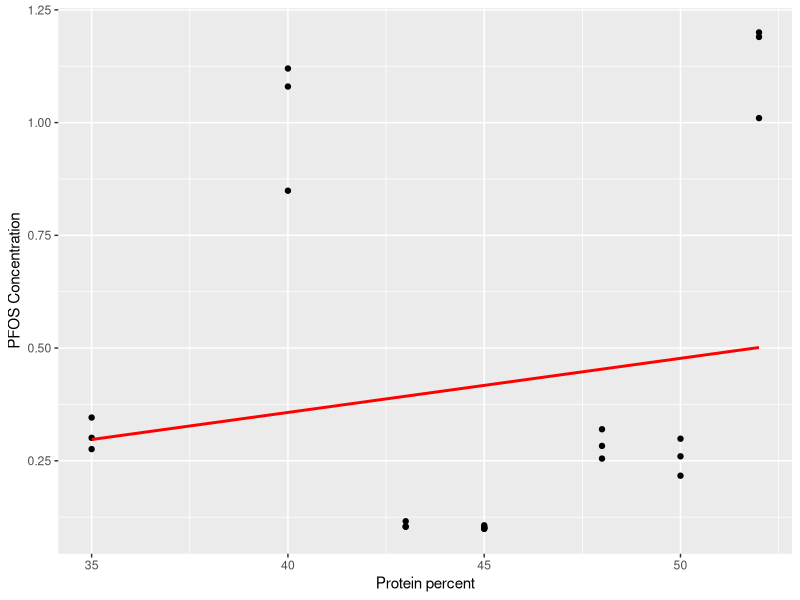
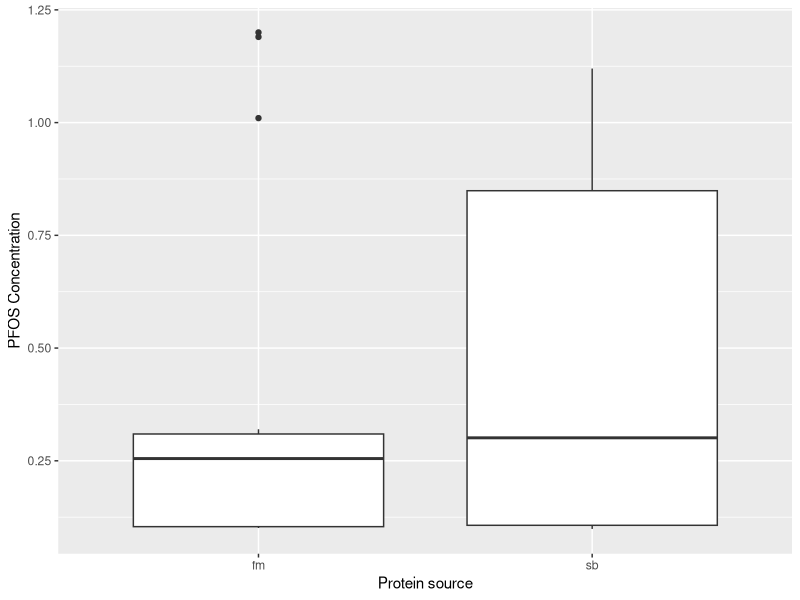
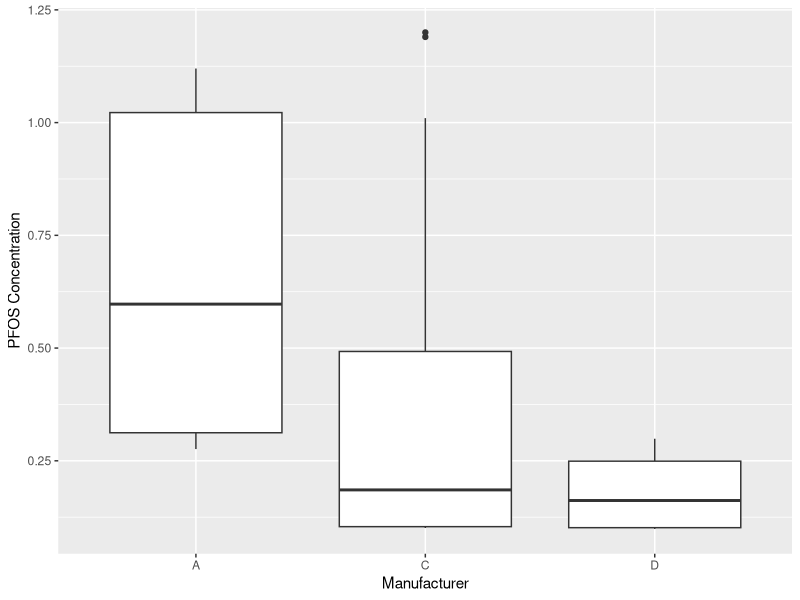
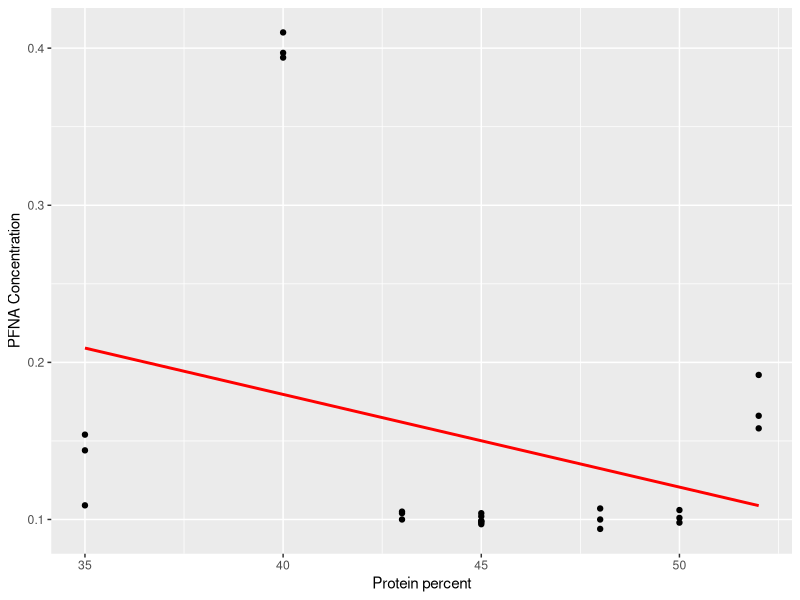
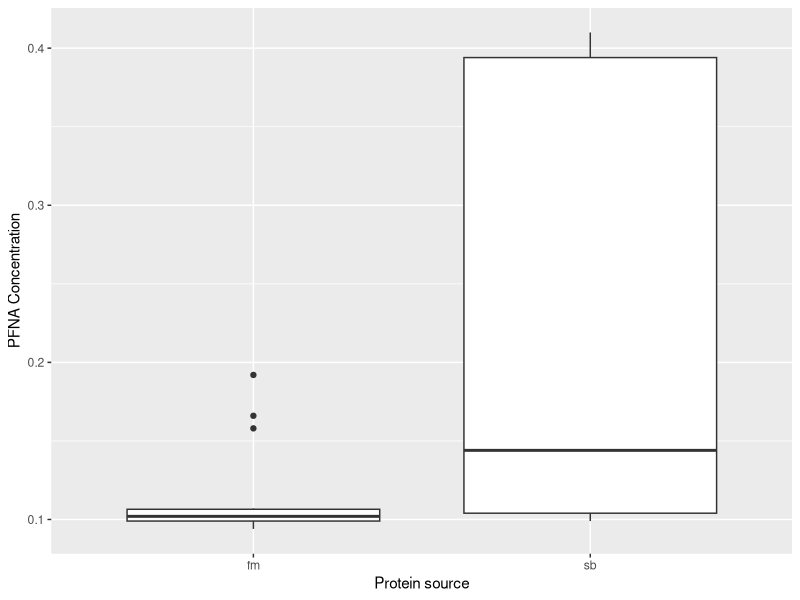
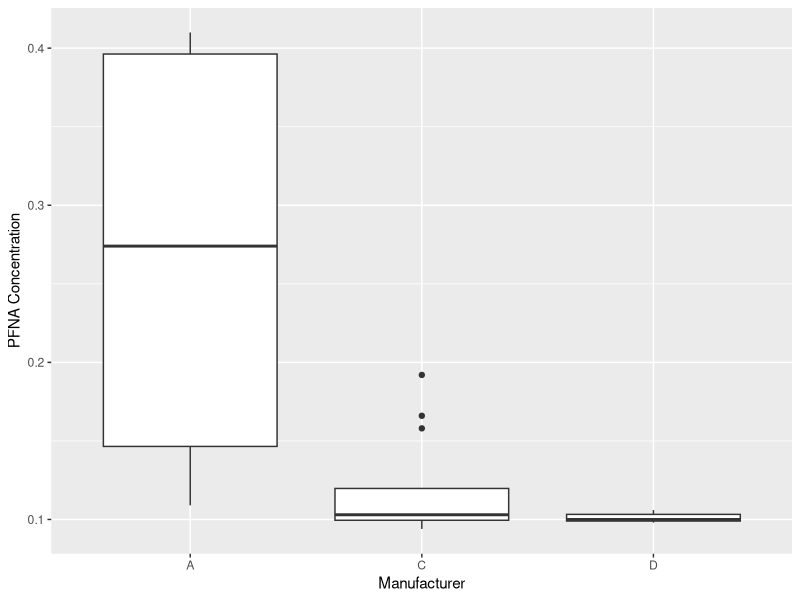
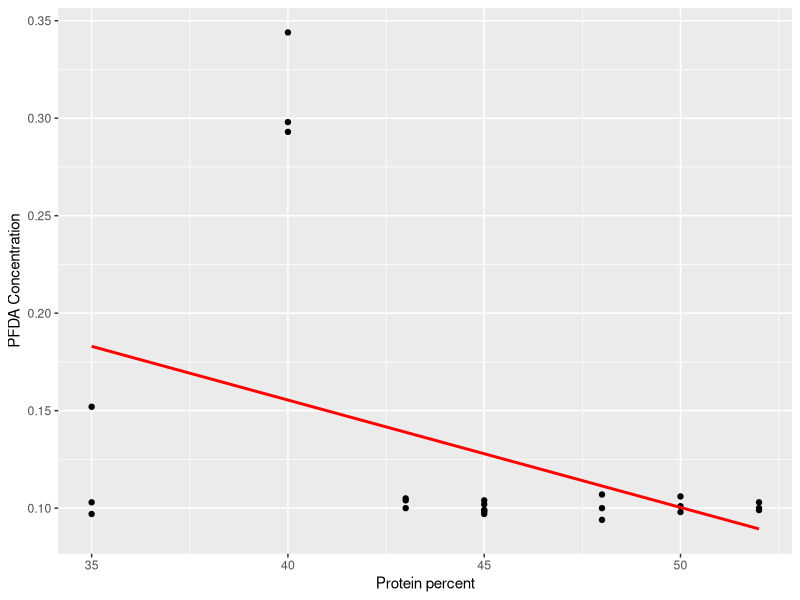
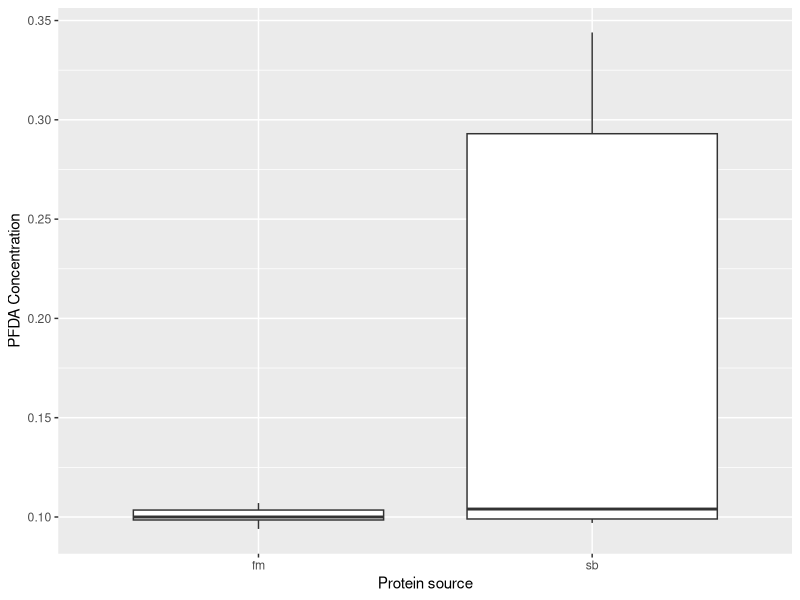

Write R code to recreate these figures, in order.
## ---- chunk 1
knitr::opts_chunk$set(echo = TRUE)
## ---- chunk 2
library(lme4)
library(ggplot2)
## ---- chunk 3
# Read in raw data
feeds_disagg <- read.csv('feeds_restructured.csv')

### # Because manufacturers B and E only occur in one or 2 feeds, I will omit them from my
# analyses
# Likewise, because protein sources 'ap' and 'pp' each only occur in one feed, I will omit them
# from my analyses.
excluded_ps <- c('ap', 'pp')
excluded_mfr <- c('B', 'E')
subset_feeds <- subset(feeds_disagg, !(protein_source %in% excluded_ps) & !(mfr %in% excluded_mfr))

# Factor mfr and protein source
subset_feeds$mfr <- factor(subset_feeds$mfr)
subset_feeds$protein_source <- factor(subset_feeds$protein_source)
## ---- chunk 4
# PFOS Mixed Effects Model
pfos_mmod <- lmer(conc ~ protein_per + mfr + protein_source + (1 | feed_num), 
            subset = comp == 'PFOS', data = subset_feeds)

summary(pfos_mmod)
anova(pfos_mmod)


# Figures
ggplot(subset(subset_feeds, comp == "PFOS"), aes(x = protein_per, y = conc)) +
  geom_point() +
  xlab("Protein percent") +
  geom_smooth(method = "lm", se = FALSE, color = "red") +
  ylab("PFOS Concentration")

ggplot(subset(subset_feeds, comp == "PFOS"), aes(x = protein_source, y = conc)) +
  geom_boxplot() +
  xlab("Protein source") +
  ylab("PFOS Concentration")

ggplot(subset(subset_feeds, comp == "PFOS"), aes(x = mfr, y = conc)) +
  geom_boxplot() +
  xlab("Manufacturer") +
  ylab("PFOS Concentration")
## ---- chunk 5
# PFNA Mixed Effects Model
pfna_mmod <- lmer(conc ~ protein_per + mfr + protein_source + (1 | feed_num), 
            subset = comp == 'PFNA', data = subset_feeds)

summary(pfna_mmod)
anova(pfna_mmod)

# Figures
ggplot(subset(subset_feeds, comp == "PFNA"), aes(x = protein_per, y = conc)) +
  geom_point() +
  xlab("Protein percent") +
  geom_smooth(method = "lm", se = FALSE, color = "red") +
  ylab("PFNA Concentration")

ggplot(subset(subset_feeds, comp == "PFNA"), aes(x = protein_source, y = conc)) +
  geom_boxplot() +
  xlab("Protein source") +
  ylab("PFNA Concentration")

ggplot(subset(subset_feeds, comp == "PFNA"), aes(x = mfr, y = conc)) +
  geom_boxplot() +
  xlab("Manufacturer") +
  ylab("PFNA Concentration")
## ---- chunk 6
# PFDA Mixed Effects Model

pfda_mmod <- lmer(conc ~ protein_per + mfr + protein_source + (1 | feed_num), 
            subset = comp == 'PFDA', data = subset_feeds)

summary(pfda_mmod, correlation = FALSE)
anova(pfda_mmod)


#Figures
ggplot(subset(subset_feeds, comp == "PFDA"), aes(x = protein_per, y = conc)) +
  geom_point() +
  xlab("Protein percent") +
  geom_smooth(method = "lm", se = FALSE, color = "red") +
  ylab("PFDA Concentration")

ggplot(subset(subset_feeds, comp == "PFDA"), aes(x = protein_source, y = conc)) +
  geom_boxplot() +
  xlab("Protein source") +
  ylab("PFDA Concentration")

ggplot(subset(subset_feeds, comp == "PFDA"), aes(x = mfr, y = conc)) +
  geom_boxplot() +
  xlab("Manufacturer") +
  ylab("PFDA Concentration")

## ---- chunk 7
# PFUnA Mixed Effects Model
pfuna_mmod <- lmer(conc ~ protein_per + mfr + protein_source + (1 | feed_num), 
            subset = comp == 'PFUnA', data = subset_feeds)

summary(pfuna_mmod, correlation = FALSE)
anova(pfuna_mmod)

#Figures
ggplot(subset(subset_feeds, comp == "PFUnA"), aes(x = protein_per, y = conc)) +
  geom_point() +
  xlab("Protein percent") +
  geom_smooth(method = "lm", se = FALSE, color = "red") +
  ylab("PFUnA Concentration")

ggplot(subset(subset_feeds, comp == "PFUnA"), aes(x = protein_source, y = conc)) +
  geom_boxplot() +
  xlab("Protein source") +
  ylab("PFUnA Concentration")

ggplot(subset(subset_feeds, comp == "PFUnA"), aes(x = mfr, y = conc)) +
  geom_boxplot() +
  xlab("Manufacturer") +
  ylab("PFUnA Concentration")
